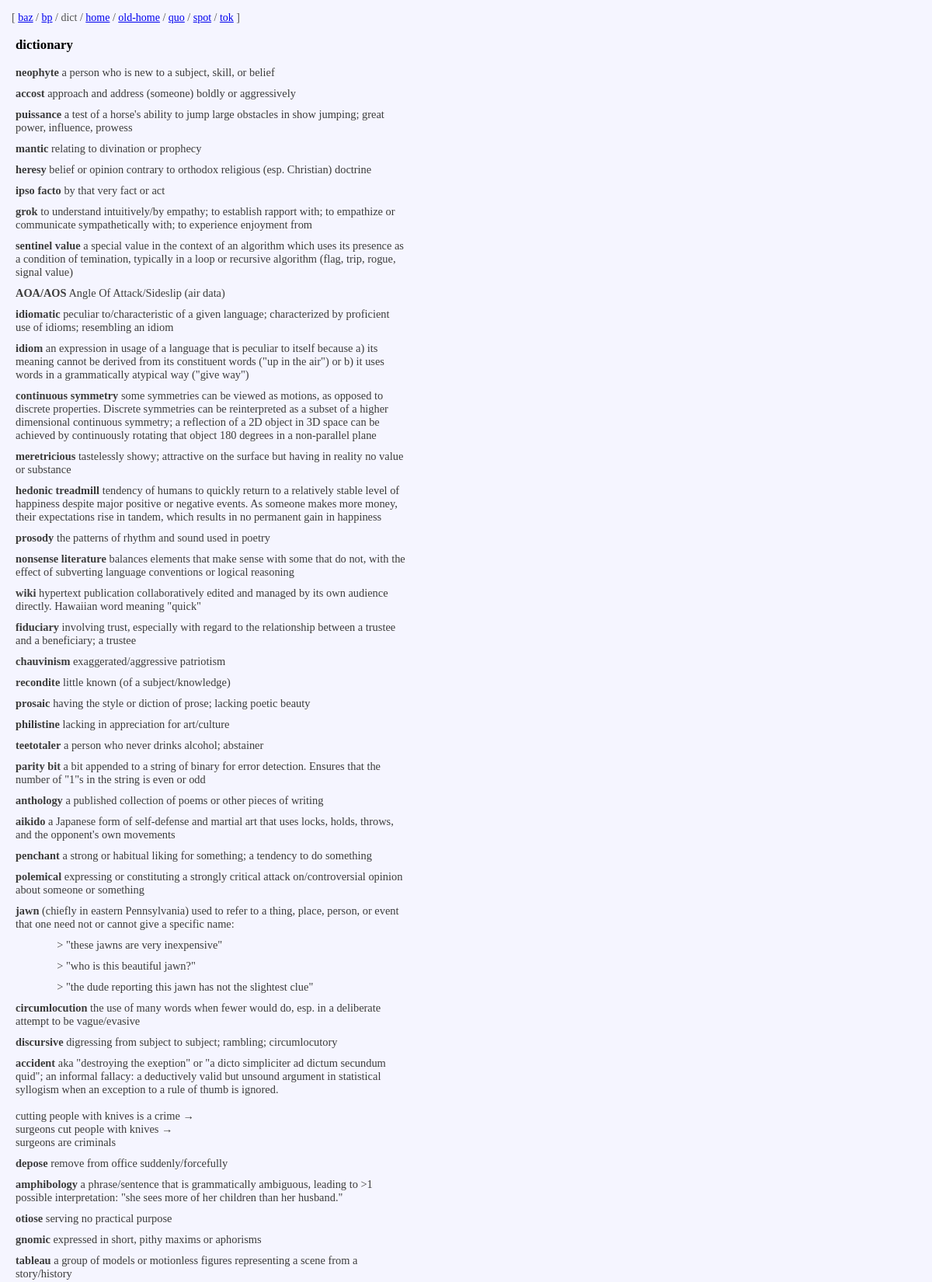
Screenshot of /dict.php (upper part) with the database file from the repository.
### tables this page shows
CREATE TABLE dict (
id integer primary key autoincrement,
date date default current_timestamp,
term text not null,
defn text not null );

### src/db.php (called while the page is built, shortened)
<?php
function read_dict($pdo) {
    $stmt = $pdo->prepare("SELECT * FROM dict;");
    $stmt->execute();
    return $stmt->fetchAll();
}
?>

### dict.php (the view, shortened to what this page needs)
<!DOCTYPE html>
<html lang="en">
  <head>
    <link rel="stylesheet" href="static/style.css" type="text/css">
  </head>
  <body>
    <?php include "src/nav.php"; ?>
    <main>
      <h3>dictionary</h3>
      <ul id='dict'><?php
        include 'src/db.php';
        $pdo = new PDO('sqlite:database.db');
        $dict = read_dict($pdo);
        foreach ($dict as $row) {
          echo "<li title='[".$row["id"]."] ".$row["date"]."'>"
              ."<b>".$row["term"]."</b> "
              .$row["defn"]."</li>";
        }
      ?></ul>
    </main>
  </body>
</html>

### src/nav.php (shortened to what this page needs)
<div id='nav'><?php
    $me = $_SERVER["SCRIPT_NAME"];
    $i = 0;
    echo "[ ";
    foreach (glob("*.php") as $filename) {
      if ($i) echo " / ";
      $fn = substr($filename, 0, -4);
      if ("/$filename" == "$me")
        echo "<a id='c'>$fn</a>";
      else
        echo "<a href='/$filename'>$fn</a>";
      $i += 1;
    }
    echo " ]";
?></div>

### static/style.css (style rules this page uses)
html { box-sizing: border-box; font-family: "Verdana"; font-size: 0.9em; color: #3c3c3c; background-color: #f5f5ff; quotes: "\201D" "\201D"; }
body { margin: 0; }
main { max-width: 70ch; margin: 10px 20px; }

### dict.php (style rules this page uses)
h3 { color: black; }
ul#dict { list-style-type: none; margin: 0; padding: 0; }
ul li { margin-bottom: 10px; }
ul ul li { list-style-type: '> '; margin: 10px 0 0 25px; }

### src/nav.php (style rules this page uses)
div#nav { margin: 15px; color: #515151; font-size: 14px; }

### rows the page displays
dict: term "neophyte", defn "a person who is new to a subject, skill, or belief"
dict: term "accost", defn "approach and address (someone) boldly or aggressively"
dict: term "puissance", defn "a test of a horse's ability to jump large obstacles in show jumping; great power, influence, prowess"
dict: term "mantic", defn "relating to divination or prophecy"
dict: term "heresy", defn "belief or opinion contrary to orthodox religious (esp. Christian) doctrine"
dict: term "ipso facto", defn "by that very fact or act"
dict: term "grok", defn "to understand intuitively/by empathy; to establish rapport with; to empathize or communicate sympathetically with; to experience enjoyment from"
dict: term "sentinel value", defn "a special value in the context of an algorithm which uses its presence as a condition of temination, typically in a loop or recursive algorithm (flag, trip, rogue, signal value)"
dict: term "AOA/AOS", defn "Angle Of Attack/Sideslip (air data)"
dict: term "idiomatic", defn "peculiar to/characteristic of a given language; characterized by proficient use of idioms; resembling an idiom"
dict: term "idiom", defn "an expression in usage of a language that is peculiar to itself because a) its meaning cannot be derived from its constituent words (\"up in the air\") or b) it uses words in a grammatically atypical way (\"give way\")"
dict: term "continuous symmetry", defn "some symmetries can be viewed as motions, as opposed to discrete properties. Discrete symmetries can be reinterpreted as a subset of a higher dimensional continuous symmetry; a reflection of a 2D object in 3D space can be achieved by continuously rotating that object 180 degrees in a non-parallel plane"
dict: term "meretricious", defn "tastelessly showy; attractive on the surface but having in reality no value or substance"
dict: term "hedonic treadmill", defn "tendency of humans to quickly return to a relatively stable level of happiness despite major positive or negative events. As someone makes more money, their expectations rise in tandem, which results in no permanent gain in happiness"
dict: term "prosody", defn "the patterns of rhythm and sound used in poetry"
dict: term "nonsense literature", defn "balances elements that make sense with some that do not, with the effect of subverting language conventions or logical reasoning"
dict: term "wiki", defn "hypertext publication collaboratively edited and managed by its own audience directly. Hawaiian word meaning \"quick\""
dict: term "fiduciary", defn "involving trust, especially with regard to the relationship between a trustee and a beneficiary; a trustee"
dict: term "chauvinism", defn "exaggerated/aggressive patriotism"
dict: term "recondite", defn "little known (of a subject/knowledge)"
dict: term "prosaic", defn "having the style or diction of prose; lacking poetic beauty"
dict: term "philistine", defn "lacking in appreciation for art/culture"
dict: term "teetotaler", defn "a person who never drinks alcohol; abstainer"
dict: term "parity bit", defn "a bit appended to a string of binary for error detection. Ensures that the number of \"1\"s in the string is even or odd"
dict: term "anthology", defn "a published collection of poems or other pieces of writing"
dict: term "aikido", defn "a Japanese form of self-defense and martial art that uses locks, holds, throws, and the opponent's own movements"
dict: term "penchant", defn "a strong or habitual liking for something; a tendency to do something"
dict: term "polemical", defn "expressing or constituting a strongly critical attack on/controversial opinion about someone or something"
dict: term "jawn", defn "(chiefly in eastern Pennsylvania) used to refer to a thing, place, person, or event that one need not or cannot give a specific name: \"these jawns are very inexpensive\" \"who is this beautiful jawn?\" \"the dude reporting this jawn has not the slightest clue\""
dict: term "circumlocution", defn "the use of many words when fewer would do, esp. in a deliberate attempt to be vague/evasive"
dict: term "discursive", defn "digressing from subject to subject; rambling; circumlocutory"
dict: term "accident", defn "aka \"destroying the exeption\" or \"a dicto simpliciter ad dictum secundum quid\"; an informal fallacy: a deductively valid but unsound argument in statistical syllogism when an exception to a rule of thumb is ignored. cutting people with knives is a crime → surgeons cut people with knives → surgeons are criminals"
dict: term "depose", defn "remove from office suddenly/forcefully"
dict: term "amphibology", defn "a phrase/sentence that is grammatically ambiguous, leading to >1 possible interpretation: \"she sees more of her children than her husband.\""
dict: term "otiose", defn "serving no practical purpose"
dict: term "gnomic", defn "expressed in short, pithy maxims or aphorisms"
dict: term "tableau", defn "a group of models or motionless figures representing a scene from a story/history"

### other values shown
$fn "baz"
$fn "bp"
$fn "dict"
$fn "home"
$fn "old-home"
$fn "quo"
$fn "spot"
$fn "tok"
